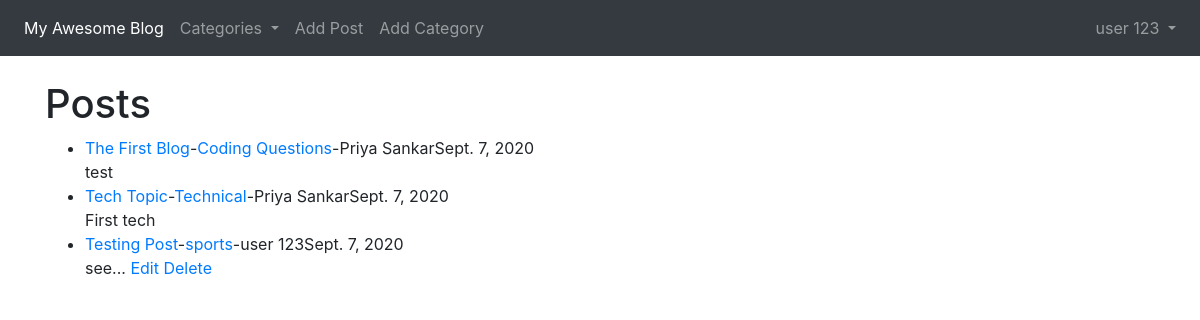
Page /blog/ (signed in) on the committed database.
### Blogapp/models.py (models this page shows, shortened)
class Post(models.Model):
    title = models.CharField(max_length=30)
    title_tag = models.CharField(max_length=30)
    author = models.ForeignKey(User, on_delete=models.CASCADE)
    content = RichTextField(blank=True, null=True)
    header_image = models.ImageField(null=True, blank=True,upload_to="images/")
    snippet = models.CharField(max_length=30)
    category = models.CharField(max_length=30,default='uncategorized')
    post_date = models.DateField(auto_now_add=True)
    likes = models.ManyToManyField(User, related_name = 'blog_posts')

### Blogapp/views.py (the view)
# urls.py: path('', HomeView.as_view(),name='home'),
class HomeView(ListView):
    model = Post
    template_name = 'Blogapp/home.html'
    cats = Category.objects.all()
    ordering = ['-post_date']
    def get_context_data(self, **kwargs):
        cat_menu = Category.objects.all()
        context = super(HomeView, self).get_context_data(**kwargs)
        context["cat_menu"] = cat_menu
        return context

### Blogapp/models.py (called while the page is built)
    def __str__(self):
        return self.name.title()

### Blogapp/templates/Blogapp/home.html
{% extends 'Blogapp/base.html' %}
{% block content %}
<br>
<h1>Posts</h1>
<ul>
  {% for post in object_list %}
  <li><a href="{% url 'article_detail' post.pk %}">{{ post.title }}</a>-<a href="{% url 'category' post.category|slugify %}">{{ post.category }}</a>-{{ post.author.first_name }} {{ post.author.last_name }}{{ post.post_date }}<br>
    {{ post.snippet }}
    {% if user.is_authenticated %}
    {% if user.id == post.author.id %}
    <a href="{% url 'update_post' post.pk %}">Edit</a>
    <a href="{% url 'delete_post' post.pk %}">Delete</a>
    {% endif %}
    {% endif %}
  </li>
  {% endfor %}
</ul>
{% endblock %}

### Blogapp/templates/Blogapp/base.html (shortened to what this page needs)
<!doctype html>
<html lang="en">
  <head>
    <link rel="stylesheet" href="https://stackpath.bootstrapcdn.com/bootstrap/4.5.0/css/bootstrap.min.css">
  </head>
  <body>
    <nav class="navbar navbar-expand-lg navbar-dark bg-dark">
  <div class="collapse navbar-collapse" id="navbarSupportedContent">
    <ul class="navbar-nav mr-auto">
      <li class="nav-item active">
        <a class="nav-link" href="{% url 'home' %}">My Awesome Blog<span class="sr-only">(current)</span></a>
      </li>
      {% if cat_menu %}
      <li class="nav-item dropdown">
        <a class="nav-link dropdown-toggle" href="#" id="navbarDropdown" role="button" data-toggle="dropdown" aria-haspopup="true" aria-expanded="false">
          Categories
        </a>
      </li>
      {% else %}
      <li class="nav-item">
        <a class="nav-link" href="{% url 'category_list' %}">Categories</a>
      </li>
      {% endif %}
      {% if user.is_authenticated %}
      <li class="nav-item">
        <a class="nav-link" href="{% url 'add_post' %}">Add Post</a>
      </li>
      <li class="nav-item">
        <a class="nav-link" href="{% url 'add_category' %}">Add Category</a>
      </li>
      {% endif %}
    </ul>
{% if user.is_authenticated %}
    <ul class="navbar-nav ml-auto">
      <li class="nav-item dropdown">
       <a class="nav-link dropdown-toggle" href="#" id="navbarDropdown" role="button" data-toggle="dropdown" aria-haspopup="true" aria-expanded="false">
         {{ user.first_name }}
         {{ user.last_name }}
       </a>
     </li>
    </ul>
{% endif %}
  </div>
</nav>
    <div class="container">
      {% block content %}
      {% endblock %}
    </div>
  </body>
</html>

### rows in the picture
Post: title "The First Blog", category "Coding Questions", author.first_name "Priya", author.last_name "Sankar", post_date "Sept. 7, 2020", snippet "test"
Post: title "Tech Topic", category "Technical", author.first_name "Priya", author.last_name "Sankar", post_date "Sept. 7, 2020", snippet "First tech"
Post: title "Testing Post", category "sports", author.first_name "user", author.last_name "123", post_date "Sept. 7, 2020", snippet "see...", shows "Edit"

### other values in the picture
{{ user.first_name }} "user"
{{ user.last_name }} "123"
